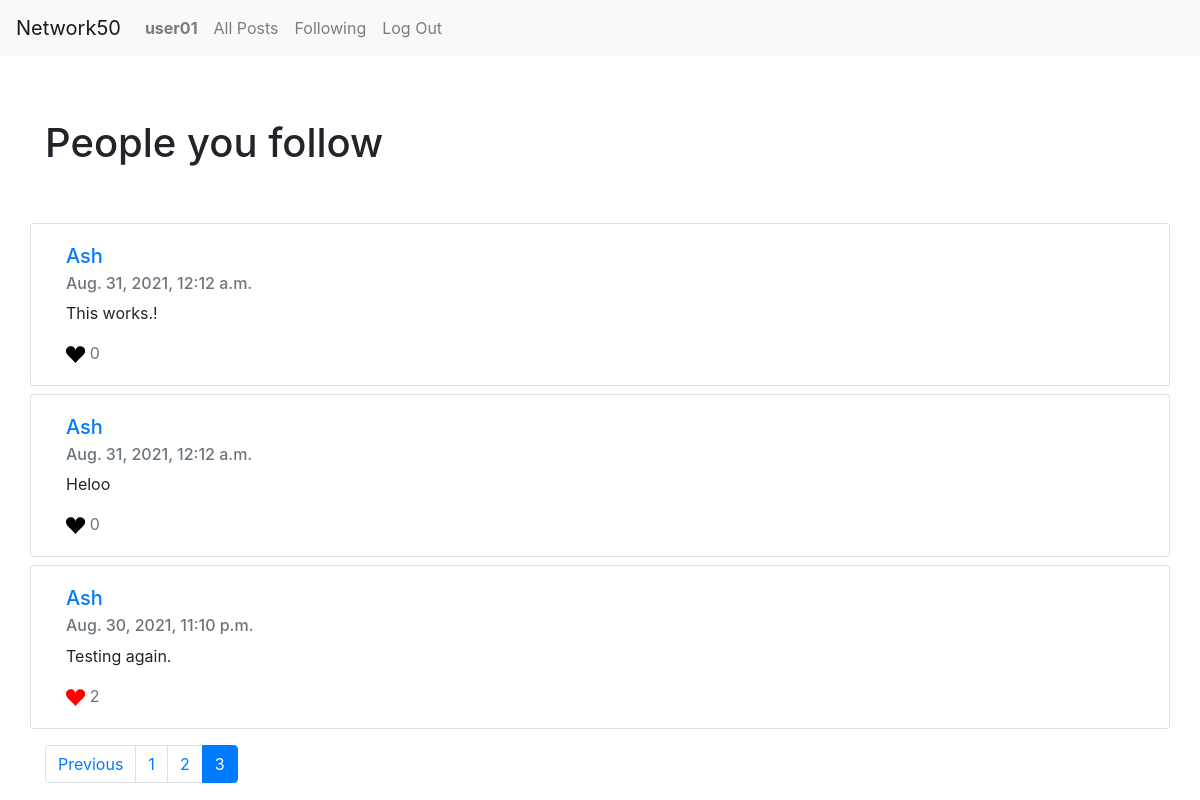
Screenshot of /following?page=3 (signed in) with the database file from the repository.
### network/models.py (models this page shows)
class User(AbstractUser):
    following = models.ManyToManyField("self", symmetrical=False, blank=True, related_name="followers")

class Post(models.Model):
    content = models.TextField(verbose_name="New Post")
    timestamp = models.DateTimeField(auto_now_add=True)
    creator = models.ForeignKey(User, on_delete=models.CASCADE, related_name="posts")
    likes = models.ManyToManyField(User, blank=True)

### network/views.py (the view)
# urls.py: path("following", views.following, name="following"),
@login_required
def following(request):
    posts = Post.objects.filter(
        creator__in=request.user.following.all()).order_by("-timestamp")
    page_obj = paginate_posts(request, posts)
    return render(request, "network/following.html", {
        "posts": page_obj,
        "feed": True
    })

### network/views.py (called while the page is built)
def paginate_posts(request, posts):
    paginator = Paginator(posts, 10)
    page_number = request.GET.get('page')
    return paginator.get_page(page_number)

### network/templates/network/following.html
{% extends "network/posts.html" %}
{% block top-matter %}
<div class="container py-5">
    <h1>People you follow</h1>
</div>
{% endblock %}

### network/templates/network/posts.html (shortened to what this page needs)
{% extends "network/layout.html" %}
{% load static %}
{% block body %}
    <div class="top-matter">
        {% block top-matter %}
        {% endblock %}
    </div>
    <div class="feed">
        {% for post in posts %}
        <div class="card container mb-2">
            <div class="card-body">
                <a href="{% url 'profile' post.creator.username %}">
                    <h5 class="card-title">{{ post.creator }}</h5>
                </a>
                <h6 class="card-subtitle mb-2 text-muted">{{ post.timestamp }}</h6>
                <p class="card-text" id="post-content-{{ post.id }}">{{ post.content }}</p>
                <p class="card-text text-muted">
                    <svg width="1.2em"
                         height="1.2em"
                         viewBox="0 0 16 16"
                         xmlns="http://www.w3.org/2000/svg"
                         id="{{ post.id }}"
                         data-post="{{ post.id }}"
                         class="bi bi-suit-heart-fill"
                         fill="
                            {% if user in post.likes.all %}
                            red
                            {% else %}
                            black
                            {% endif %}">
                        <path d="M4 1c2.21 0 4 1.755 4 3.92C8 2.755 9.79 1 12 1s4 1.755 4 3.92c0 3.263-3.234 4.414-7.608 9.608a.513.513 0 0 1-.784 0C3.234 9.334 0 8.183 0 4.92 0 2.755 1.79 1 4 1z"/>
                    </svg>
                    <span id="like-count-{{ post.id }}">{{ post.likes.all|length }}</span>
                </p>
            </div>
        </div>
        {% empty %}
        <p class="container">Nothing to show. Follow people to see there posts here.!</p>
        {% endfor %}
    </div>
    {% if posts.paginator.num_pages > 1 %}
        <nav aria-label="Posts pages" class="container mt-3">
            <ul class="pagination">
                {% if posts.has_previous %}
                <li class="page-item">
                    <a class="page-link" href="?page={{ posts.previous_page_number }}">Previous</a>
                </li>
                {% endif %}
                {% for page in posts.paginator.page_range %}
                {% if page == posts.number %}
                <li class="page-item active" aria-current="page">
                    <a class="page-link" href="?page={{ page }}">{{ page }} <span class="sr-only">(current)</span></a>
                </li>
                {% else %}
                <li class="page-item"><a class="page-link" href="?page={{ page }}">{{ page }}</a></li>
                {% endif %}
                {% endfor %}
            </ul>
        </nav>
    {% endif %}
{% endblock %}

### network/templates/network/layout.html (shortened to what this page needs)
{% load static %}
<!DOCTYPE html>
<html lang="en">
    <head>
        <link
            rel="stylesheet"
            href="https://stackpath.bootstrapcdn.com/bootstrap/4.4.1/css/bootstrap.min.css"
        />
        <link href="{% static 'network/styles.css' %}" rel="stylesheet" />
    </head>
    <body>
        <nav class="navbar navbar-expand-lg navbar-light bg-light">
            <a class="navbar-brand" href="{% url 'index' %}">Network50</a>
            <div>
                <ul class="navbar-nav mr-auto">
                    {% if user.is_authenticated %}
                    <li class="nav-item">
                        <a
                            class="nav-link"
                            href="{% url 'profile' user.username %}"
                            ><strong>{{ user.username }}</strong></a
                        >
                    </li>
                    {% endif %}
                    <li class="nav-item">
                        <a class="nav-link" href="{% url 'index' %}"
                            >All Posts</a
                        >
                    </li>
                    {% if user.is_authenticated %}
                    <li class="nav-item">
                        <a class="nav-link" href="{% url 'following' %}"
                            >Following</a
                        >
                    </li>
                    <li class="nav-item">
                        <a class="nav-link" href="{% url 'logout' %}"
                            >Log Out</a
                        >
                    </li>
                    {% endif %}
                </ul>
            </div>
        </nav>
        <div class="body">{% block body %} {% endblock %}</div>
    </body>
</html>

### network/static/network/styles.css (style rules this page uses)
.body { margin: 15px; }
.bi { cursor: pointer; }

### rows the page displays
User: username "user01"
Post: creator "Ash", timestamp "Aug. 31, 2021, 12:12 a.m.", content "This works.!", likes.all|length "0"
Post: creator "Ash", timestamp "Aug. 31, 2021, 12:12 a.m.", content "Heloo", likes.all|length "0"
Post: creator "Ash", timestamp "Aug. 30, 2021, 11:10 p.m.", content "Testing again.", likes.all|length "2"

### other values shown
{{ page }} "1" "2"
{{ page }} "3"
